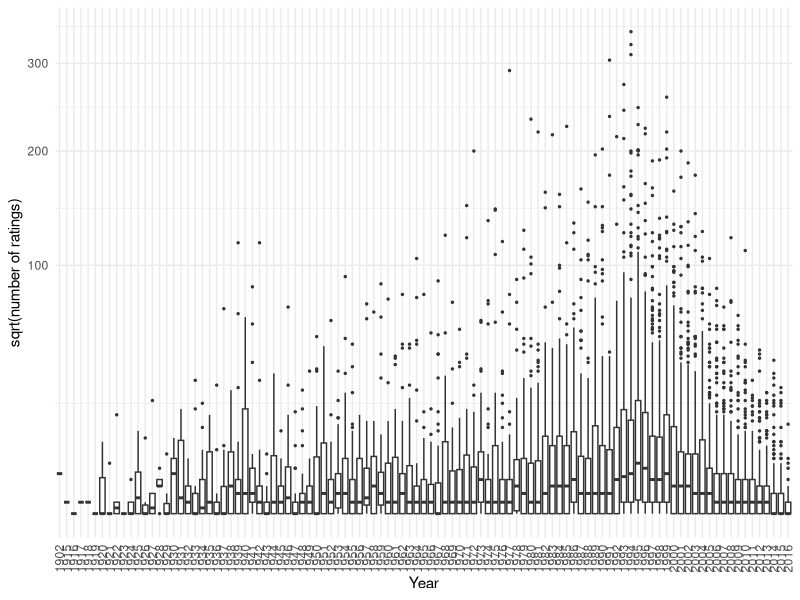
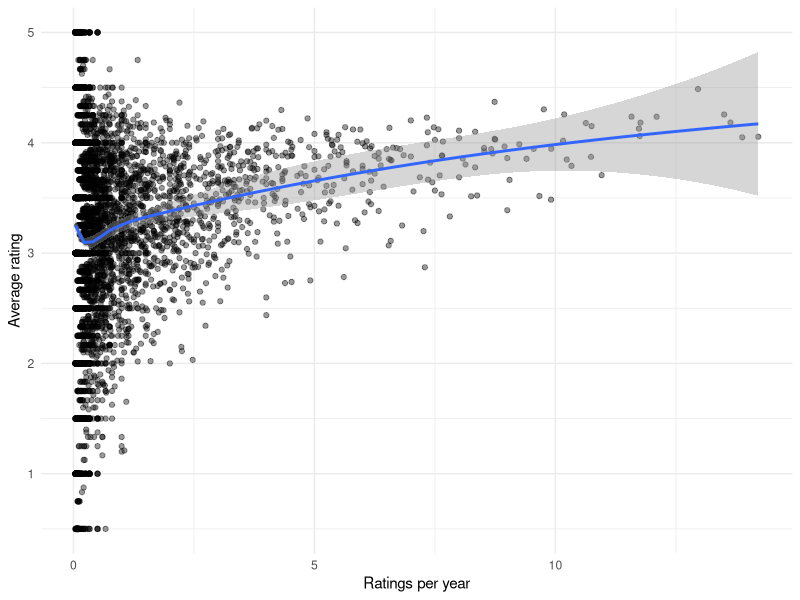
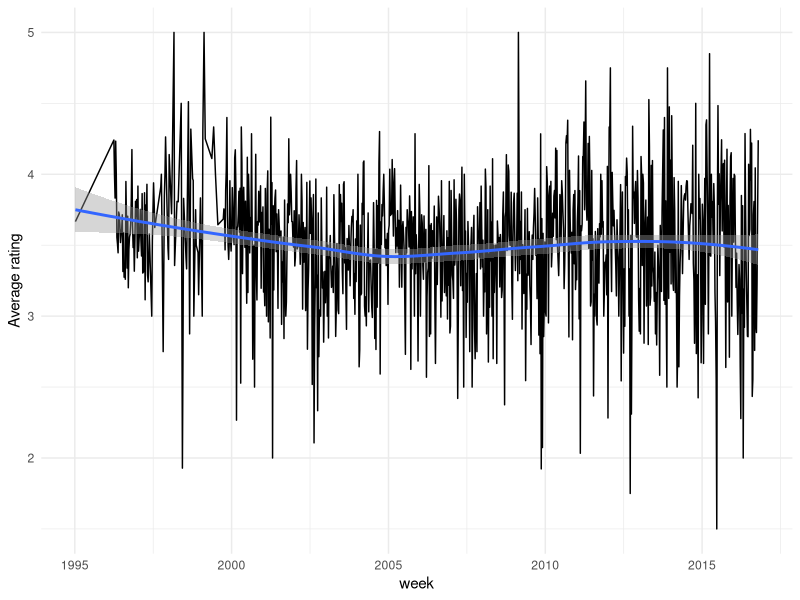
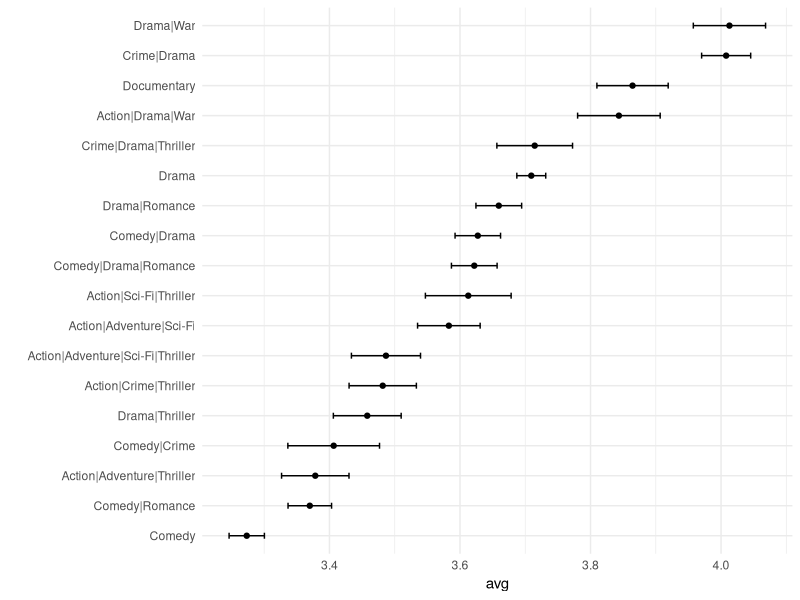

The R script that drew these images, in order:
library(tidyverse)
library(lubridate)
library(dslabs)
set.seed(1)
data("movielens")

out_dir <- "c:\\projects\\Building Machine Learning Models\\harvard-ph125-lab\\outputs\\figures"
if(!dir.exists(out_dir)) dir.create(out_dir, recursive = TRUE)

# Ensure `year` column exists and is numeric
if(!"year" %in% names(movielens)){
  movielens <- movielens %>%
    mutate(year = str_extract(title, "\\((\\d{4})\\)") %>% str_remove_all("[()]") %>% as.numeric())
} else {
  movielens <- movielens %>% mutate(year = as.numeric(year))
}

## Q1: number of ratings per movie and boxplot by year (sqrt transform)
movie_counts <- movielens %>%
  group_by(movieId, title, year) %>%
  summarise(n = n(), .groups = "drop") %>%
  filter(!is.na(year))

# compute median per year
median_by_year <- movie_counts %>% group_by(year) %>% summarise(median_n = median(n), .groups = "drop")
year_high_med <- median_by_year %>% filter(median_n == max(median_n)) %>% pull(year)

p1 <- ggplot(movie_counts, aes(x = factor(year), y = n)) +
  geom_boxplot(outlier.size = 0.5) +
  scale_y_continuous(trans = scales::sqrt_trans(), name = "sqrt(number of ratings)") +
  xlab("Year") + theme_minimal() + theme(axis.text.x = element_text(angle=90, vjust=0.5, hjust=1))
ggsave(file.path(out_dir, "q1_boxplot_ratings_by_year.png"), p1, width = 12, height = 6)

cat("Q1 - year with highest median number of ratings:\n")
cat(year_high_med, "\n\n")

## Q2: among movies from 1993 onward, compute ratings per year (use 2018 as end year)
post1993 <- movie_counts %>% filter(year >= 1993)
post1993 <- post1993 %>% mutate(years = 2018 - year, ratings_per_year = n / ifelse(years>0, years, 1))

top25 <- post1993 %>% arrange(desc(ratings_per_year)) %>% slice(1:25)

# compute average rating for top25 movies
avg_ratings <- movielens %>% filter(movieId %in% top25$movieId) %>% group_by(movieId, title) %>% summarise(avg_rating = mean(rating), n = n(), .groups = "drop")

shaw <- avg_ratings %>% filter(str_detect(title, regex("Shawshank Redemption", ignore_case = TRUE))) %>% pull(avg_rating)
forrest_n_per_year <- post1993 %>% filter(str_detect(title, regex("Forrest Gump", ignore_case = TRUE))) %>% pull(ratings_per_year)

cat("Q2 - average rating for The Shawshank Redemption:\n")
cat(shaw, "\n")
cat("Q2 - ratings per year for Forrest Gump:\n")
cat(forrest_n_per_year, "\n\n")

## Q3: stratify post-1993 movies by ratings per year and compute avg ratings
ratings_year_table <- movielens %>%
  inner_join(post1993 %>% select(movieId, ratings_per_year), by = "movieId") %>%
  group_by(movieId, ratings_per_year) %>%
  summarise(avg_rating = mean(rating), .groups = "drop")

p3 <- ggplot(ratings_year_table, aes(x = ratings_per_year, y = avg_rating)) +
  geom_point(alpha = 0.4) + geom_smooth(method = "loess") +
  xlab("Ratings per year") + ylab("Average rating") + theme_minimal()
ggsave(file.path(out_dir, "q3_avg_rating_vs_ratings_per_year.png"), p3, width = 8, height = 5)

# Assess trend via linear model
lm_fit <- lm(avg_rating ~ ratings_per_year, data = ratings_year_table)
lm_p <- summary(lm_fit)$coefficients[2,4]
lm_beta <- coef(lm_fit)[2]

trend_desc <- if(abs(lm_beta) < 1e-6 || lm_p > 0.05) {
  "There is no relationship between how often a movie is rated and its average rating."
} else if(lm_beta > 0 & lm_p <= 0.05) {
  "The more often a movie is rated, the higher its average rating."
} else if(lm_beta < 0 & lm_p <= 0.05) {
  "The more often a movie is rated, the lower its average rating."
} else {
  "There is no relationship between how often a movie is rated and its average rating."
}

cat("Q3 - trend observed:\n")
cat(trend_desc, "\n\n")

## Q4: imputation strategy based on Q3
cat("Q4 - recommended imputation strategy:\n")
if(lm_beta > 0 & lm_p <= 0.05) {
  cat("Fill in the missing values with a lower value than the average rating across all movies.\n\n")
} else if(lm_beta < 0 & lm_p <= 0.05) {
  cat("Fill in the missing values with a higher value than the average rating across all movies.\n\n")
} else {
  cat("Fill in the missing values with the average rating across all movies.\n\n")
}

## Q5: which code correctly creates date column
cat("Q5 - correct code to create date column:\n")
cat("movielens <- mutate(movielens, date = as_datetime(timestamp))\n\n")

## Q6: average rating per week
movielens <- movielens %>% mutate(date = as_datetime(timestamp))
weekly <- movielens %>% mutate(week = round_date(date, unit = "week")) %>% group_by(week) %>% summarise(avg = mean(rating), .groups = "drop")

p6 <- ggplot(weekly, aes(x = week, y = avg)) + geom_line() + geom_smooth() + theme_minimal() + ylab("Average rating")
ggsave(file.path(out_dir, "q6_weekly_avg_rating.png"), p6, width = 10, height = 5)

# assess trend significance
time_num <- as.numeric(weekly$week)
lm_time <- lm(avg ~ time_num, data = weekly)
pv_time <- summary(lm_time)$coefficients[2,4]

time_trend_desc <- if(pv_time < 0.01) {
  "There is very strong evidence of a time effect on average rating."
} else if(pv_time < 0.05) {
  "There is some evidence of a time effect on average rating."
} else {
  "There is no evidence of a time effect on average rating (straight horizontal line)."
}

cat("Q6 - time trend:\n")
cat(time_trend_desc, "\n\n")

## Q7: model choice for day effect
cat("Q7 - appropriate model:\n")
cat("Y_{u,i} = mu + b_i + b_u + f(d_{u,i}) + e_{u,i}, with f a smooth function of d_{u,i}\n\n")

## Q8: genres categories with >1000 ratings, compute avg and se
genre_tab <- movielens %>% group_by(genres) %>% summarise(n = n(), avg = mean(rating), se = sd(rating)/sqrt(n), .groups = "drop") %>% filter(n > 1000)

g8_plot <- ggplot(genre_tab, aes(x = reorder(genres, avg), y = avg)) +
  geom_point() + geom_errorbar(aes(ymin = avg - 2*se, ymax = avg + 2*se), width = 0.2) + coord_flip() + theme_minimal() + xlab("")
ggsave(file.path(out_dir, "q8_genre_avg_se.png"), g8_plot, width = 8, height = 6)

lowest_genre <- genre_tab %>% arrange(avg) %>% slice(1) %>% pull(genres)
cat("Q8 - genre with lowest average rating:\n")
cat(lowest_genre, "\n\n")

## Q9: model choice for genre effect
cat("Q9 - appropriate model:\n")
cat("Y_{u,i} = mu + b_i + b_u + sum_{k=1}^K x_{u,i}^k beta_k + e_{u,i}, with x_{u,i}^k = 1 if g_{u,i} is genre k\n")

invisible(list(year_high_med = year_high_med, shaw = shaw, forrest_n_per_year = forrest_n_per_year,
               trend_desc = trend_desc, time_trend_desc = time_trend_desc, lowest_genre = lowest_genre))
